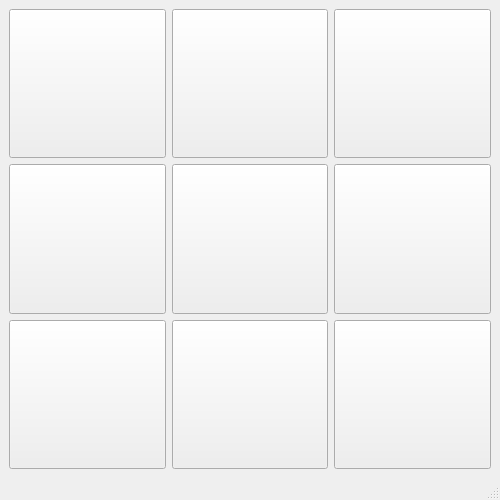
<?xml version="1.0" encoding="UTF-8"?>
<ui version="4.0">
 <class>MainWindow</class>
 <widget class="QMainWindow" name="MainWindow">
  <property name="geometry">
   <rect>
    <x>0</x>
    <y>0</y>
    <width>500</width>
    <height>500</height>
   </rect>
  </property>
  <property name="windowTitle">
   <string>MainWindow</string>
  </property>
  <widget class="QWidget" name="centralwidget">
   <layout class="QGridLayout" name="gridLayout">
    <item row="0" column="0">
     <widget class="QPushButton" name="pb0">
      <property name="sizePolicy">
       <sizepolicy hsizetype="Expanding" vsizetype="Expanding">
        <horstretch>0</horstretch>
        <verstretch>0</verstretch>
       </sizepolicy>
      </property>
      <property name="font">
       <font>
        <pointsize>15</pointsize>
        <weight>75</weight>
        <bold>true</bold>
       </font>
      </property>
      <property name="text">
       <string/>
      </property>
     </widget>
    </item>
    <item row="1" column="0">
     <widget class="QPushButton" name="pb3">
      <property name="sizePolicy">
       <sizepolicy hsizetype="Expanding" vsizetype="Expanding">
        <horstretch>0</horstretch>
        <verstretch>0</verstretch>
       </sizepolicy>
      </property>
      <property name="font">
       <font>
        <pointsize>15</pointsize>
        <weight>75</weight>
        <bold>true</bold>
       </font>
      </property>
      <property name="text">
       <string/>
      </property>
     </widget>
    </item>
    <item row="2" column="0">
     <widget class="QPushButton" name="pb6">
      <property name="sizePolicy">
       <sizepolicy hsizetype="Expanding" vsizetype="Expanding">
        <horstretch>0</horstretch>
        <verstretch>0</verstretch>
       </sizepolicy>
      </property>
      <property name="font">
       <font>
        <pointsize>15</pointsize>
        <weight>75</weight>
        <bold>true</bold>
       </font>
      </property>
      <property name="text">
       <string/>
      </property>
     </widget>
    </item>
    <item row="0" column="2">
     <widget class="QPushButton" name="pb1">
      <property name="sizePolicy">
       <sizepolicy hsizetype="Expanding" vsizetype="Expanding">
        <horstretch>0</horstretch>
        <verstretch>0</verstretch>
       </sizepolicy>
      </property>
      <property name="font">
       <font>
        <pointsize>15</pointsize>
        <weight>75</weight>
        <bold>true</bold>
       </font>
      </property>
      <property name="text">
       <string/>
      </property>
     </widget>
    </item>
    <item row="2" column="3">
     <widget class="QPushButton" name="pb8">
      <property name="sizePolicy">
       <sizepolicy hsizetype="Expanding" vsizetype="Expanding">
        <horstretch>0</horstretch>
        <verstretch>0</verstretch>
       </sizepolicy>
      </property>
      <property name="font">
       <font>
        <pointsize>15</pointsize>
        <weight>75</weight>
        <bold>true</bold>
       </font>
      </property>
      <property name="text">
       <string/>
      </property>
     </widget>
    </item>
    <item row="1" column="2">
     <widget class="QPushButton" name="pb4">
      <property name="sizePolicy">
       <sizepolicy hsizetype="Expanding" vsizetype="Expanding">
        <horstretch>0</horstretch>
        <verstretch>0</verstretch>
       </sizepolicy>
      </property>
      <property name="font">
       <font>
        <pointsize>15</pointsize>
        <weight>75</weight>
        <bold>true</bold>
       </font>
      </property>
      <property name="text">
       <string/>
      </property>
     </widget>
    </item>
    <item row="1" column="3">
     <widget class="QPushButton" name="pb5">
      <property name="sizePolicy">
       <sizepolicy hsizetype="Expanding" vsizetype="Expanding">
        <horstretch>0</horstretch>
        <verstretch>0</verstretch>
       </sizepolicy>
      </property>
      <property name="font">
       <font>
        <pointsize>15</pointsize>
        <weight>75</weight>
        <bold>true</bold>
       </font>
      </property>
      <property name="text">
       <string/>
      </property>
     </widget>
    </item>
    <item row="0" column="3">
     <widget class="QPushButton" name="pb2">
      <property name="sizePolicy">
       <sizepolicy hsizetype="Expanding" vsizetype="Expanding">
        <horstretch>0</horstretch>
        <verstretch>0</verstretch>
       </sizepolicy>
      </property>
      <property name="font">
       <font>
        <pointsize>15</pointsize>
        <weight>75</weight>
        <bold>true</bold>
       </font>
      </property>
      <property name="text">
       <string/>
      </property>
     </widget>
    </item>
    <item row="2" column="2">
     <widget class="QPushButton" name="pb7">
      <property name="sizePolicy">
       <sizepolicy hsizetype="Expanding" vsizetype="Expanding">
        <horstretch>0</horstretch>
        <verstretch>0</verstretch>
       </sizepolicy>
      </property>
      <property name="font">
       <font>
        <pointsize>15</pointsize>
        <weight>75</weight>
        <bold>true</bold>
       </font>
      </property>
      <property name="text">
       <string/>
      </property>
     </widget>
    </item>
   </layout>
  </widget>
  <widget class="QMenuBar" name="menubar">
   <property name="geometry">
    <rect>
     <x>0</x>
     <y>0</y>
     <width>800</width>
     <height>22</height>
    </rect>
   </property>
  </widget>
  <widget class="QStatusBar" name="statusbar"/>
 </widget>
 <resources/>
 <connections/>
</ui>
